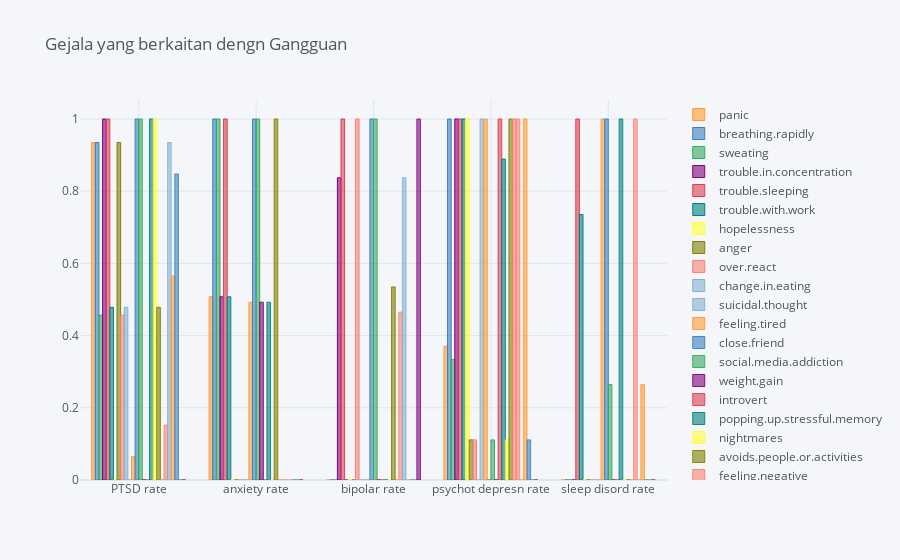

The notebook cell this image was saved under:
### Code cell
byDisorderRate['PTSD':].iloc[:, 1:27].iplot(kind='bar', title='Gejala yang berkaitan dengn Gangguan')

### Figure 1 — Plotly figure (JSON) as saved in the notebook; plotly's stock layout.template omitted (floating-point values rounded to 4 significant figures)
{"data": [{"marker": {"color": "rgba(255, 153, 51, 0.6)", "line": {"color": "rgba(255, 153, 51, 1.0)", "width": 1}}, "name": "panic", "orientation": "v", "text": "", "type": "bar", "x": ["PTSD rate", "anxiety rate", "bipolar rate", "psychot depresn rate", "sleep disord rate"], "y": [0.9348, 0.5075, 0, 0.3704, 0]}, {"marker": {"color": "rgba(55, 128, 191, 0.6)", "line": {"color": "rgba(55, 128, 191, 1.0)", "width": 1}}, "name": "breathing.rapidly", "orientation": "v", "text": "", "type": "bar", "x": ["PTSD rate", "anxiety rate", "bipolar rate", "psychot depresn rate", "sleep disord rate"], "y": [0.9348, 1, 0, 1, 0]}, {"marker": {"color": "rgba(50, 171, 96, 0.6)", "line": {"color": "rgba(50, 171, 96, 1.0)", "width": 1}}, "name": "sweating", "orientation": "v", "text": "", "type": "bar", "x": ["PTSD rate", "anxiety rate", "bipolar rate", "psychot depresn rate", "sleep disord rate"], "y": [0.4565, 1, 0, 0.3333, 0]}, {"marker": {"color": "rgba(128, 0, 128, 0.6)", "line": {"color": "rgba(128, 0, 128, 1.0)", "width": 1}}, "name": "trouble.in.concentration", "orientation": "v", "text": "", "type": "bar", "x": ["PTSD rate", "anxiety rate", "bipolar rate", "psychot depresn rate", "sleep disord rate"], "y": [1, 0.5075, 0.8372, 1, 0]}, {"marker": {"color": "rgba(219, 64, 82, 0.6)", "line": {"color": "rgba(219, 64, 82, 1.0)", "width": 1}}, "name": "trouble.sleeping", "orientation": "v", "text": "", "type": "bar", "x": ["PTSD rate", "anxiety rate", "bipolar rate", "psychot depresn rate", "sleep disord rate"], "y": [1, 1, 1, 1, 1]}, {"marker": {"color": "rgba(0, 128, 128, 0.6)", "line": {"color": "rgba(0, 128, 128, 1.0)", "width": 1}}, "name": "trouble.with.work", "orientation": "v", "text": "", "type": "bar", "x": ["PTSD rate", "anxiety rate", "bipolar rate", "psychot depresn rate", "sleep disord rate"], "y": [0.4783, 0.5075, 0, 1, 0.7353]}, {"marker": {"color": "rgba(255, 255, 51, 0.6)", "line": {"color": "rgba(255, 255, 51, 1.0)", "width": 1}}, "name": "hopelessness", "orientation": "v", "text": "", "type": "bar", "x": ["PTSD rate", "anxiety rate", "bipolar rate", "psychot depresn rate", "sleep disord rate"], "y": [0, 0, 0, 1, 0]}, {"marker": {"color": "rgba(128, 128, 0, 0.6)", "line": {"color": "rgba(128, 128, 0, 1.0)", "width": 1}}, "name": "anger", "orientation": "v", "text": "", "type": "bar", "x": ["PTSD rate", "anxiety rate", "bipolar rate", "psychot depresn rate", "sleep disord rate"], "y": [0.9348, 0, 0, 0.1111, 0]}, {"marker": {"color": "rgba(251, 128, 114, 0.6)", "line": {"color": "rgba(251, 128, 114, 1.0)", "width": 1}}, "name": "over.react", "orientation": "v", "text": "", "type": "bar", "x": ["PTSD rate", "anxiety rate", "bipolar rate", "psychot depresn rate", "sleep disord rate"], "y": [0.4565, 0, 1, 0.1111, 0]}, {"marker": {"color": "rgba(128, 177, 211, 0.6)", "line": {"color": "rgba(128, 177, 211, 1.0)", "width": 1}}, "name": "change.in.eating", "orientation": "v", "text": "", "type": "bar", "x": ["PTSD rate", "anxiety rate", "bipolar rate", "psychot depresn rate", "sleep disord rate"], "y": [0.4783, 0, 0, 0, 0]}, {"marker": {"color": "rgba(128, 177, 211, 0.6)", "line": {"color": "rgba(128, 177, 211, 0.8999999999999999)", "width": 1}}, "name": "suicidal.thought", "orientation": "v", "text": "", "type": "bar", "x": ["PTSD rate", "anxiety rate", "bipolar rate", "psychot depresn rate", "sleep disord rate"], "y": [0, 0, 0, 1, 0]}, {"marker": {"color": "rgba(255, 153, 51, 0.6)", "line": {"color": "rgba(255, 153, 51, 0.8999999999999999)", "width": 1}}, "name": "feeling.tired", "orientation": "v", "text": "", "type": "bar", "x": ["PTSD rate", "anxiety rate", "bipolar rate", "psychot depresn rate", "sleep disord rate"], "y": [0.06522, 0.4925, 0, 1, 1]}, {"marker": {"color": "rgba(55, 128, 191, 0.6)", "line": {"color": "rgba(55, 128, 191, 0.8999999999999999)", "width": 1}}, "name": "close.friend", "orientation": "v", "text": "", "type": "bar", "x": ["PTSD rate", "anxiety rate", "bipolar rate", "psychot depresn rate", "sleep disord rate"], "y": [1, 1, 1, 0, 1]}, {"marker": {"color": "rgba(50, 171, 96, 0.6)", "line": {"color": "rgba(50, 171, 96, 0.8999999999999999)", "width": 1}}, "name": "social.media.addiction", "orientation": "v", "text": "", "type": "bar", "x": ["PTSD rate", "anxiety rate", "bipolar rate", "psychot depresn rate", "sleep disord rate"], "y": [1, 1, 1, 0.1111, 0.2647]}, {"marker": {"color": "rgba(128, 0, 128, 0.6)", "line": {"color": "rgba(128, 0, 128, 0.8999999999999999)", "width": 1}}, "name": "weight.gain", "orientation": "v", "text": "", "type": "bar", "x": ["PTSD rate", "anxiety rate", "bipolar rate", "psychot depresn rate", "sleep disord rate"], "y": [0, 0.4925, 0, 0, 0]}, {"marker": {"color": "rgba(219, 64, 82, 0.6)", "line": {"color": "rgba(219, 64, 82, 0.8999999999999999)", "width": 1}}, "name": "introvert", "orientation": "v", "text": "", "type": "bar", "x": ["PTSD rate", "anxiety rate", "bipolar rate", "psychot depresn rate", "sleep disord rate"], "y": [0, 0, 0, 1, 0]}, {"marker": {"color": "rgba(0, 128, 128, 0.6)", "line": {"color": "rgba(0, 128, 128, 0.8999999999999999)", "width": 1}}, "name": "popping.up.stressful.memory", "orientation": "v", "text": "", "type": "bar", "x": ["PTSD rate", "anxiety rate", "bipolar rate", "psychot depresn rate", "sleep disord rate"], "y": [1, 0.4925, 0, 0.8889, 1]}, {"marker": {"color": "rgba(255, 255, 51, 0.6)", "line": {"color": "rgba(255, 255, 51, 0.8999999999999999)", "width": 1}}, "name": "nightmares", "orientation": "v", "text": "", "type": "bar", "x": ["PTSD rate", "anxiety rate", "bipolar rate", "psychot depresn rate", "sleep disord rate"], "y": [1, 0, 0, 0.1111, 0]}, {"marker": {"color": "rgba(128, 128, 0, 0.6)", "line": {"color": "rgba(128, 128, 0, 0.8999999999999999)", "width": 1}}, "name": "avoids.people.or.activities", "orientation": "v", "text": "", "type": "bar", "x": ["PTSD rate", "anxiety rate", "bipolar rate", "psychot depresn rate", "sleep disord rate"], "y": [0.4783, 1, 0.5349, 1, 0]}, {"marker": {"color": "rgba(251, 128, 114, 0.6)", "line": {"color": "rgba(251, 128, 114, 0.8999999999999999)", "width": 1}}, "name": "feeling.negative", "orientation": "v", "text": "", "type": "bar", "x": ["PTSD rate", "anxiety rate", "bipolar rate", "psychot depresn rate", "sleep disord rate"], "y": [0, 0, 0, 1, 0]}, {"marker": {"color": "rgba(251, 128, 114, 0.6)", "line": {"color": "rgba(251, 128, 114, 0.7999999999999998)", "width": 1}}, "name": "trouble.concentrating", "orientation": "v", "text": "", "type": "bar", "x": ["PTSD rate", "anxiety rate", "bipolar rate", "psychot depresn rate", "sleep disord rate"], "y": [0.1522, 0, 0.4651, 1, 1]}, {"marker": {"color": "rgba(128, 177, 211, 0.6)", "line": {"color": "rgba(128, 177, 211, 0.7999999999999998)", "width": 1}}, "name": "blaming.yourself", "orientation": "v", "text": "", "type": "bar", "x": ["PTSD rate", "anxiety rate", "bipolar rate", "psychot depresn rate", "sleep disord rate"], "y": [0.9348, 0, 0.8372, 0, 0]}, {"marker": {"color": "rgba(255, 153, 51, 0.6)", "line": {"color": "rgba(255, 153, 51, 0.7999999999999998)", "width": 1}}, "name": "hallucinations", "orientation": "v", "text": "", "type": "bar", "x": ["PTSD rate", "anxiety rate", "bipolar rate", "psychot depresn rate", "sleep disord rate"], "y": [0.5652, 0, 0, 1, 0.2647]}, {"marker": {"color": "rgba(55, 128, 191, 0.6)", "line": {"color": "rgba(55, 128, 191, 0.7999999999999998)", "width": 1}}, "name": "repetitive.behaviour", "orientation": "v", "text": "", "type": "bar", "x": ["PTSD rate", "anxiety rate", "bipolar rate", "psychot depresn rate", "sleep disord rate"], "y": [0.8478, 0, 0, 0.1111, 0]}, {"marker": {"color": "rgba(50, 171, 96, 0.6)", "line": {"color": "rgba(50, 171, 96, 0.7999999999999998)", "width": 1}}, "name": "seasonally", "orientation": "v", "text": "", "type": "bar", "x": ["PTSD rate", "anxiety rate", "bipolar rate", "psychot depresn rate", "sleep disord rate"], "y": [0, 0, 0, 0, 0]}, {"marker": {"color": "rgba(128, 0, 128, 0.6)", "line": {"color": "rgba(128, 0, 128, 0.7999999999999998)", "width": 1}}, "name": "increased.energy", "orientation": "v", "text": "", "type": "bar", "x": ["PTSD rate", "anxiety rate", "bipolar rate", "psychot depresn rate", "sleep disord rate"], "y": [0, 0, 1, 0, 0]}], "layout": {"legend": {"bgcolor": "#F5F6F9", "font": {"color": "#4D5663"}}, "paper_bgcolor": "#F5F6F9", "plot_bgcolor": "#F5F6F9", "title": {"font": {"color": "#4D5663"}, "text": "Gejala yang berkaitan dengn Gangguan"}, "xaxis": {"gridcolor": "#E1E5ED", "showgrid": true, "tickfont": {"color": "#4D5663"}, "title": {"font": {"color": "#4D5663"}, "text": ""}, "zerolinecolor": "#E1E5ED"}, "yaxis": {"gridcolor": "#E1E5ED", "showgrid": true, "tickfont": {"color": "#4D5663"}, "title": {"font": {"color": "#4D5663"}, "text": ""}, "zerolinecolor": "#E1E5ED"}}}
